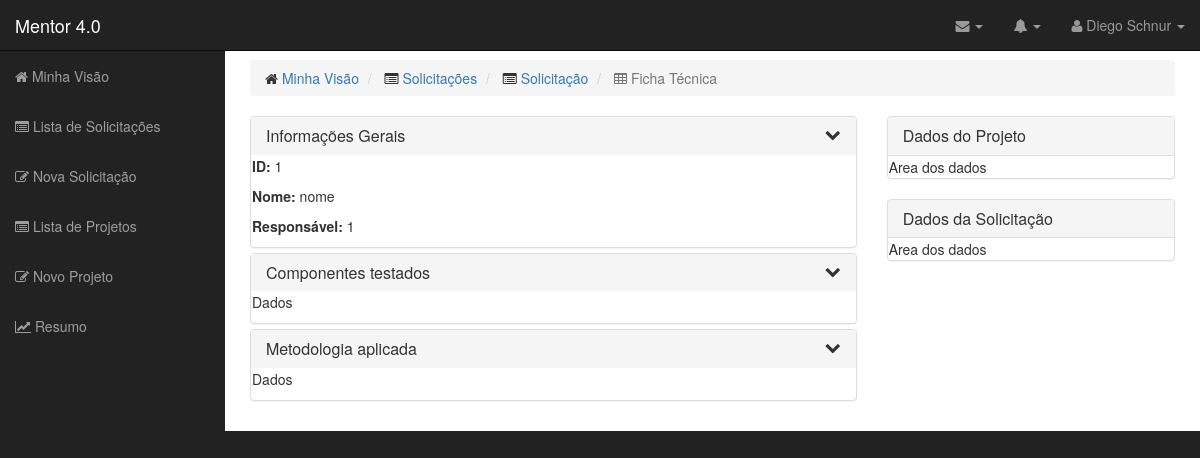
The app's page /lista-fichaTecnica.php with its own data.
### tables this page shows
CREATE TABLE `tbl_fichastecnicas` (
  `id_ft` int(11) NOT NULL AUTO_INCREMENT,
  `nome_ft` varchar(50) NOT NULL,
  `dataInicial_ft` date DEFAULT NULL,
  `dataFinal_ft` date DEFAULT NULL,
  `tempoTeste_ft` int(11) DEFAULT NULL,
  `localTeste_ft` varchar(50) DEFAULT NULL,
  `cliente_ft` varchar(50) DEFAULT NULL,
  `acompanhamento_ft` varchar(50) DEFAULT NULL,
  `componentes_ft` mediumtext,
  `metodologia_ft` mediumtext,
  `observacoes_ft` mediumtext,
  `visibilidade_ft` enum('PR','PU') DEFAULT 'PR',
  `destaque_ft` enum('S','N') DEFAULT 'N',
  `status_ft` char(2) DEFAULT NULL,
  `id_solicitacao_ft` int(11) DEFAULT NULL,
  `id_usuario_ft` int(11) DEFAULT NULL,
  PRIMARY KEY (`id_ft`),
  KEY `nome_ft_UNIQUE` (`nome_ft`),
  KEY `fk_idSolicitacao_sol_idx` (`id_solicitacao_ft`),
  KEY `fk_usuario_fichatecnica_idx` (`id_usuario_ft`),
  CONSTRAINT `fk_solicitacao_fichatecnica` FOREIGN KEY (`id_solicitacao_ft`) REFERENCES `tbl_solicitacoes` (`id_sol`) ON DELETE NO ACTION ON UPDATE NO ACTION,
  CONSTRAINT `fk_usuario_fichatecnica` FOREIGN KEY (`id_usuario_ft`) REFERENCES `tbl_usuarios` (`id_us`) ON DELETE NO ACTION ON UPDATE NO ACTION
);

### Persistence/ConnectionDB.php (called while the page is built, shortened)
<?php
class ConnectionDB extends PDO {
    private static $instance = null;
    public static function getInstance() {
        if (!isset(self::$instance)) {
            try {
                self::$instance = new ConnectionDB("mysql:dbname=db_mentor;host=localhost", "root", "495715");
            } catch (Exception $e) {
                echo "Ocorreram erros ao tentar conectar com o BD!";
                echo "$e";
                exit();
            }
        }
        return self::$instance;
    }
}

### Dao/FichaTecnicaDAO.php (called while the page is built, shortened)
<?php
class FichaTecnicaDAO {
    private $connection = null;
    public function __construct() {
        $this->connection = ConnectionDB::getInstance();
    }
    public function listaFichaTecnica($id_ft) {
        try {
            $SQLListaFt = "select * from tbl_fichastecnicas where id_ft = 1";
            $status = $this->connection->prepare($SQLListaFt);
            $status->bindValue(1, $id_ft, PDO::PARAM_INT);
            $status->execute();
            $fichaTecnica = $status->fetchAll(PDO::FETCH_CLASS);
            $this->connection = null;
            return $fichaTecnica;
        } catch (PDOException $exc) {
            echo 'Ocorreu um erro ao pesquisar a ficha técnica!' . $exc;
        }
    }
}

### lista-fichaTecnica.php (the view, shortened to what this page needs)
<?php
require_once("cabecalho.php");
?>
<div class="row">
    <div class="col-lg-12">
        <ol class="breadcrumb">
            <li>
                <i class="fa fa-home"></i>  <a href="minhavisao.php">Minha Visão</a>
            </li>
            <li>
                <i class="fa fa-list-alt"></i>  <a href="lista-solicitacoes.php">Solicitações</a>
            </li>
            <li>
                <i class="fa fa-list-alt"></i>  <a href="lista-solicitacao.php">Solicitação</a>
            </li>
            <li class="active">
                <i class="fa fa-table"></i> Ficha Técnica
            </li>
        </ol>
    </div>
</div>
<div class="row">
    <div class="col-lg-12">
        <div class="row">
            <div class="col-lg-8">
                <div class="panel-group">
                    <?php
                        $fichaTecnicaDAO = new FichaTecnicaDAO();
                        $fichaTecnica = $fichaTecnicaDAO->listaFichaTecnica($id_ft);
                        foreach ($fichaTecnica as $ft) :
                    ?>
                        <div class="panel panel-default">
                            <div class="panel-heading">
                                <h3 class="panel-title" data-parent="#panels-all">Informações Gerais
                                    <a href="#">
                                        <i class="ace-icon fa bigger-125 fa-chevron-down" data-toggle="collapse" data-target="#collGerais"
                                           id="paineis-status"></i>
                                    </a>
                                </h3>
                            </div>
                            <div class="panel-body collapse in" id="collGerais">
                                <p><strong>ID: </strong><?= $ft->id_ft ?></p>
                                <p><strong>Nome: </strong><?= $ft->nome_ft ?></p>
                                <p><strong>Responsável: </strong><?= $ft->id_usuario_ft ?></p>
                            </div>
                        </div>
                        <div class="panel panel-default">
                            <div class="panel-heading">
                                <h3 class="panel-title" data-parent="#panels-all">Componentes testados
                                    <a href="#">
                                        <i class="ace-icon fa bigger-125 fa-chevron-down" data-toggle="collapse" data-target="#collComponentes"
                                           id="paineis-status"></i>
                                    </a>
                                </h3>
                            </div>
                            <div class="panel-body collapse in" id="collComponentes">
                                <p>Dados</p>
                            </div>
                        </div>
                        <div class="panel panel-default">
                            <div class="panel-heading">
                                <h3 class="panel-title" data-parent="#panels-all">Metodologia aplicada
                                    <a href="#">
                                        <i class="ace-icon fa bigger-125 fa-chevron-down" data-toggle="collapse" data-target="#collMetodologia"
                                           id="paineis-status"></i>
                                    </a>
                                </h3>
                            </div>
                            <div class="panel-body collapse in" id="collMetodologia">
                                <p>Dados</p>
                            </div>
                        </div>
                    <?php
                        endforeach
                    ?>
                </div>
            </div>
            <div class="col-lg-4">
                <div class="panel panel-default">
                    <div class="panel-heading">
                        <h3 class="panel-title">Dados do Projeto</h3>
                    </div>
                    <div class="panel-body">
                        Area dos dados
                    </div>
                </div>
                <div class="panel panel-default">
                    <div class="panel-heading">
                        <h3 class="panel-title">Dados da Solicitação</h3>
                    </div>
                    <div class="panel-body">
                        Area dos dados
                    </div>
                </div>
            </div>
        </div>
    </div>
</div>
<?php include("rodape.php"); ?>

### css/sb-admin.css (style rules this page uses)
body { margin-top: 100px; background-color: #222; }
@media (min-width:768px) { body { margin-top: 50px; } }

### css/estilos.css (style rules this page uses)
#paineis-status { float: right; display: inline-block; position: relative; }

### records on screen
tbl_fichastecnicas: id_ft "1", nome_ft "nome", id_usuario_ft "1"
